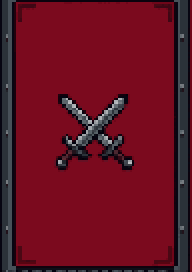
#> input picture tools/cardbacks/00.png, 96 x 136 px (shown 2 times larger); its folder holds 4 pictures in this run
$ python pack.py
#> lines starting #> are read from the running program, lines starting #| are printed output that depends on the picture
# Card backs sheet: tools/cardbacks/00..19.png (5 class backs, the first 15 shop ones) then tools/cardbacks2/<key>.png in list.txt order
# -> public/img/cardbacks.webp (10 across) and src/cardbacks_data.js (rows, and the shop entries for the second set)
import os, json
from PIL import Image
H = os.path.dirname(os.path.abspath(__file__)); R = os.path.dirname(os.path.dirname(H))
ims = [Image.open(f'{R}/tools/cardbacks/{i:02d}.png').convert('RGB') for i in range(20)]; extra = []
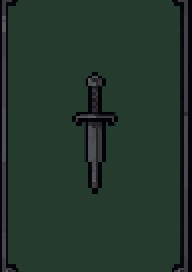
#> input picture tools/cardbacks/01.png, 96 x 136 px (shown 2 times larger)
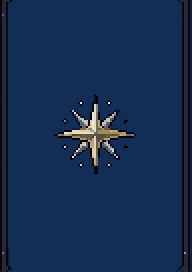
#> input picture tools/cardbacks/02.png, 96 x 136 px (shown 2 times larger)
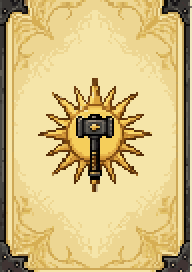
#> input picture tools/cardbacks/03.png, 96 x 136 px (shown 2 times larger)
#> (the run stopped early here; a loop or call above may not have finished)
